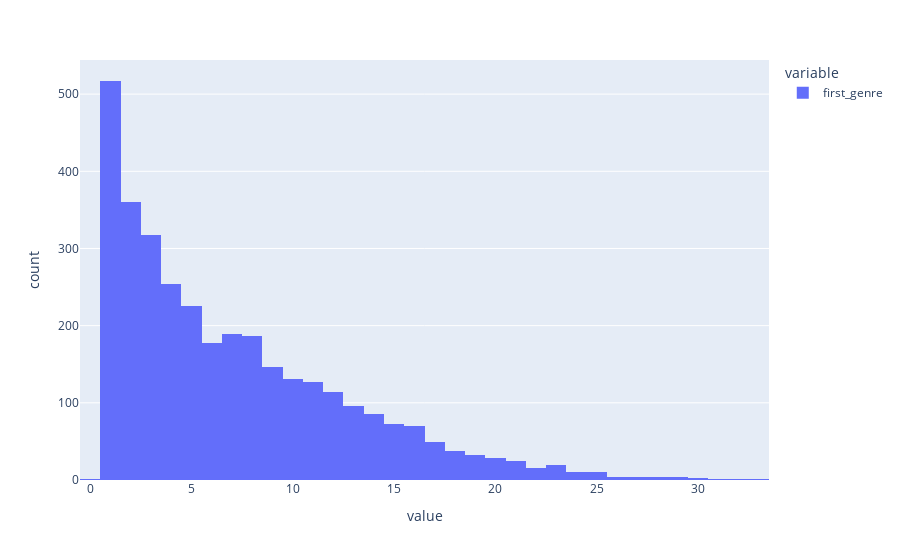

Notebook source saved alongside this figure:
### Code cell
import plotly.express as px
df = genres_per_actor.first_genre.nunique().sort_values(ascending=False)
fig = px.histogram(df)
fig.show()

### Figure 1 — Plotly figure (JSON) as saved in the notebook; plotly's stock layout.template omitted (floating-point values rounded to 4 significant figures; data arrays with more than 128 entries replaced by an {"elided": "..."} marker saying what was removed)
{"data": [{"alignmentgroup": "True", "bingroup": "x", "hovertemplate": "variable=first_genre<br>value=%{x}<br>count=%{y}<extra></extra>", "legendgroup": "first_genre", "marker": {"color": "#636efa", "pattern": {"shape": ""}}, "name": "first_genre", "offsetgroup": "first_genre", "orientation": "v", "showlegend": true, "type": "histogram", "x": {"elided": "3320 int values"}, "xaxis": "x", "yaxis": "y"}], "layout": {"barmode": "relative", "legend": {"title": {"text": "variable"}, "tracegroupgap": 0}, "margin": {"t": 60}, "xaxis": {"anchor": "y", "domain": [0, 1], "title": {"text": "value"}}, "yaxis": {"anchor": "x", "domain": [0, 1], "title": {"text": "count"}}}}
